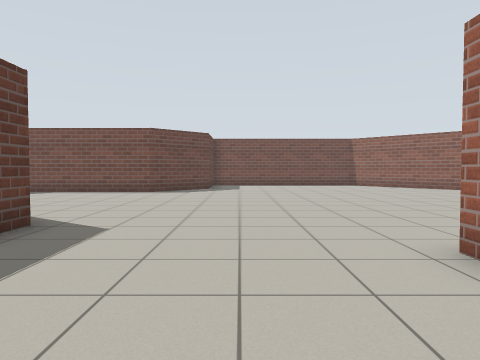
[1] (above)

13 first-person views from a walk through a robot-simulator world made for Gazebo. The camera is 0.94 m above the floor, tilts 2° down and sees 70° across. The floor is counted in squares, 1 m on a side. Each view is taken from the middle of a square. On the plan, view 1 faces up. The plan holds only what a view shows up to about 12 squares ahead; the rest is blank.

[2]
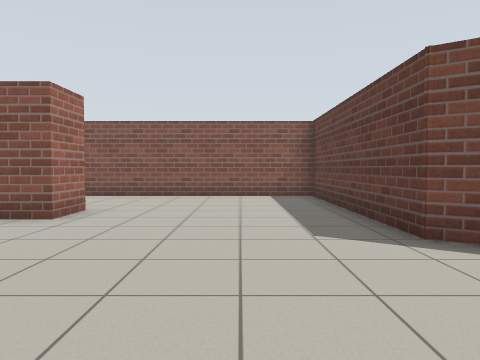

[3]
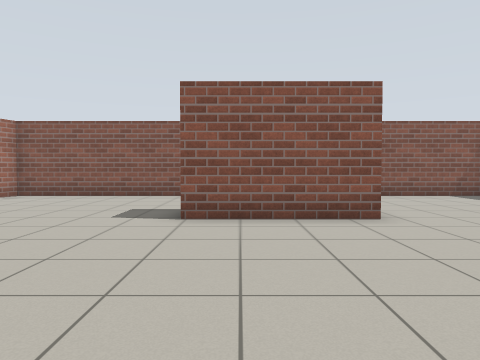

[4]
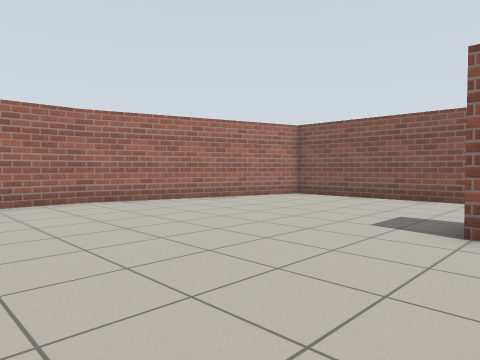

[5]
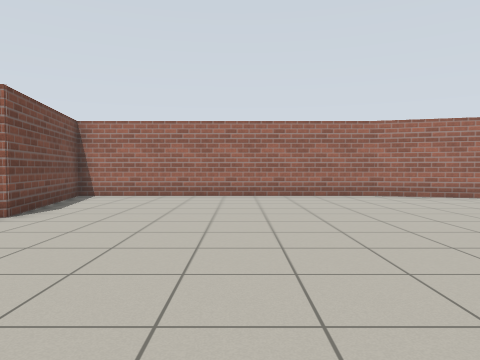

[6]
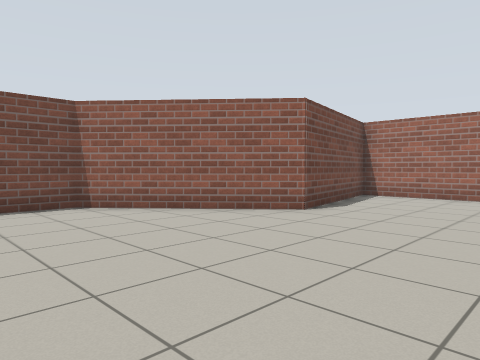

[7]
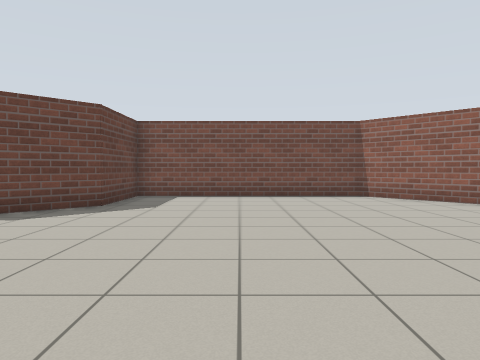

[8]
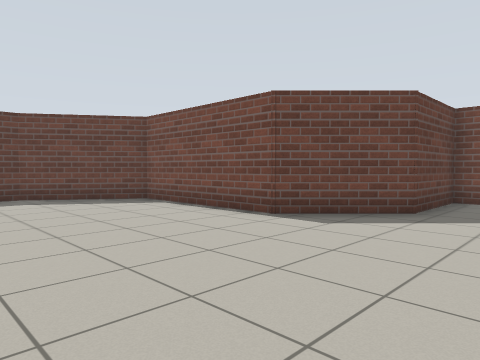

[9]
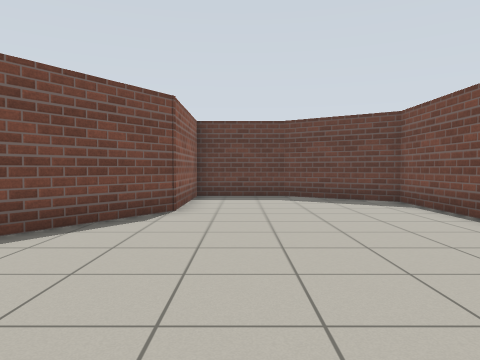

[10]
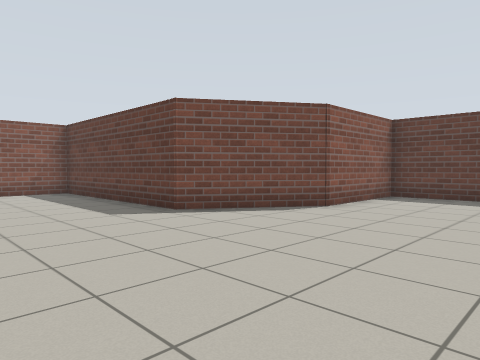

[11]
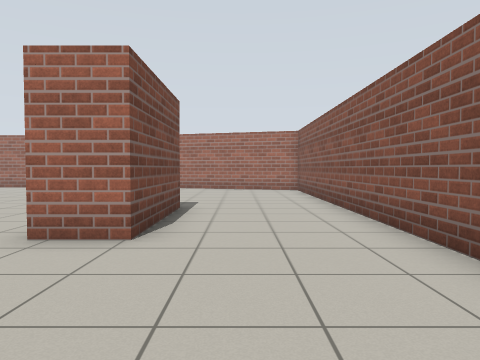

[12]
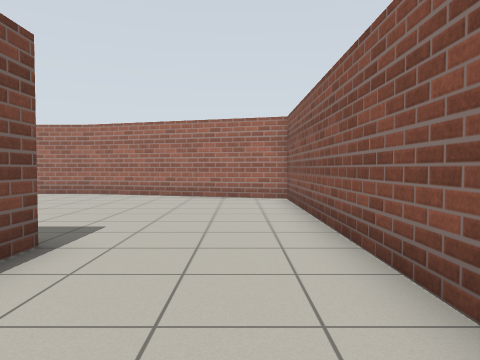

[13]
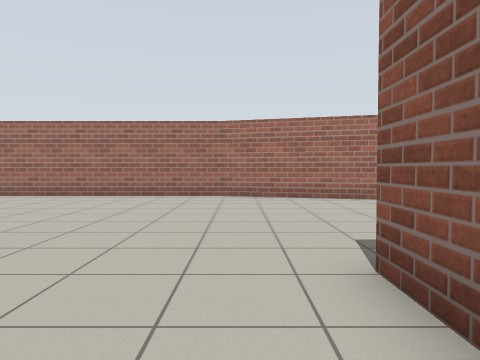

### Floor plan
Points are (right, up) in squares from view 1. A wall is a line through its corners. A room is listed if a view was taken in it or the views show most of it. See-through windows are left out.
Room 1 (views 1, 2, 3, 4, 5, 6, 7, 8, 9, 10, 11, 12, 13)
walls: (6.1, 2.4) (2.4, 2.4) (2.4, 3.8) (6.1, 3.8); (14.4, 5.5) (14.4, 15.4) (9.5, 14.4) (6, 18.4) (-1.4, 18.4) (-1.4, 15.5) (-3.5, 13.4) (-8.4, 13.4) (-10.4, 10.5) (-10.4, 7.6) (-6.5, 7.6) (-3.4, 5.5) (-3.4, -1.4) (12.4, -1.4) (14.5, 5.6)

Where each view was taken, in squares from view 1:
view 1: 0 up, 0 right, facing up
view 2: 10 up, 1 left, facing down
view 3: 10 up, 5 right, facing down
view 4: 9 up, 5 right, facing down-right
view 5: 10 up, 3 right, facing right
view 6: 10 up, 3 right, facing up-right
view 7: 7 up, 2 right, facing up
view 8: 8 up, 1 right, facing up-left
view 9: 9 up, 1 right, facing left
view 10: 12 up, 1 right, facing down-left
view 11: 1 up, 2 left, facing right
view 12: 0 up, 2 right, facing right
view 13: 5 up, 3 right, facing right
